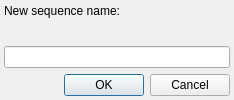
<?xml version="1.0" encoding="UTF-8"?>
<ui version="4.0">
 <class>CUiAVNewSequenceDialog</class>
 <widget class="QDialog" name="CUiAVNewSequenceDialog">
  <property name="geometry">
   <rect>
    <x>0</x>
    <y>0</y>
    <width>232</width>
   </rect>
  </property>
  <layout class="QVBoxLayout" name="verticalLayout">
   <property name="leftMargin">
    <number>4</number>
   </property>
   <property name="topMargin">
    <number>4</number>
   </property>
   <property name="rightMargin">
    <number>4</number>
   </property>
   <property name="bottomMargin">
    <number>4</number>
   </property>
   <item>
    <widget class="QLabel" name="STATIC">
     <property name="text">
      <string>New sequence name:</string>
     </property>
     <property name="alignment">
      <set>Qt::AlignLeading|Qt::AlignLeft|Qt::AlignTop</set>
     </property>
    </widget>
   </item>
   <item>
    <widget class="QLineEdit" name="NAME">
     <property name="alignment">
      <set>Qt::AlignLeading|Qt::AlignLeft|Qt::AlignVCenter</set>
     </property>
    </widget>
   </item>
   <item>
    <layout class="QHBoxLayout" name="horizontalLayout">
     <item>
      <spacer name="horizontalSpacer">
       <property name="orientation">
        <enum>Qt::Horizontal</enum>
       </property>
       <property name="sizeHint" stdset="0">
        <size>
         <width>60</width>
         <height>20</height>
        </size>
       </property>
      </spacer>
     </item>
     <item>
      <widget class="QPushButton" name="BTNOK">
       <property name="text">
        <string>OK</string>
       </property>
      </widget>
     </item>
     <item>
      <widget class="QPushButton" name="BTNCANCEL">
       <property name="text">
        <string>Cancel</string>
       </property>
      </widget>
     </item>
    </layout>
   </item>
  </layout>
 </widget>
 <resources/>
 <connections>
  <connection>
   <sender>BTNCANCEL</sender>
   <signal>clicked()</signal>
   <receiver>CUiAVNewSequenceDialog</receiver>
   <slot>reject()</slot>
   <hints>
    <hint type="sourcelabel">
     <x>126</x>
     <y>120</y>
    </hint>
    <hint type="destinationlabel">
     <x>172</x>
     <y>104</y>
    </hint>
   </hints>
  </connection>
 </connections>
</ui>
